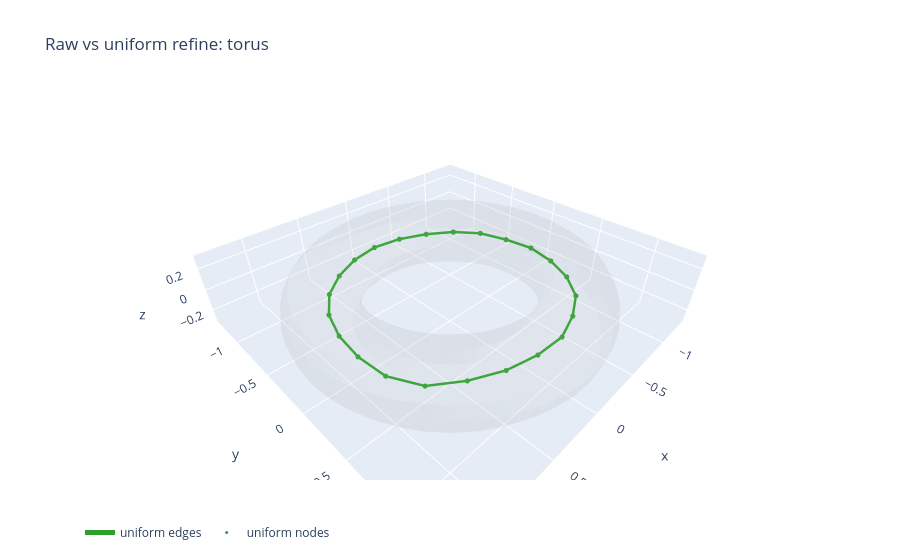

The code cell stored with this chart in its notebook:
### Code cell
def _overlay_skeletons(
    mesh: tm.Trimesh,
    skels: list[tuple[Skeleton, str, str]],
    *,
    title: str,
) -> go.Figure:
    """Plot several skeletons on the same mesh (different colors)."""
    V = np.asarray(mesh.vertices, dtype=float)
    F = np.asarray(mesh.faces, dtype=int)
    traces: list = [
        go.Mesh3d(
            x=V[:, 0], y=V[:, 1], z=V[:, 2],
            i=F[:, 0], j=F[:, 1], k=F[:, 2],
            color="#CCCCCC", opacity=0.12, name="mesh", flatshading=True,
        )
    ]
    for sk, name, color in skels:
        P = np.asarray(sk.nodes, dtype=float)
        E = np.asarray(sk.edges, dtype=int)
        xs, ys, zs = [], [], []
        for a, b in E:
            pa, pb = P[int(a)], P[int(b)]
            xs += [float(pa[0]), float(pb[0]), None]
            ys += [float(pa[1]), float(pb[1]), None]
            zs += [float(pa[2]), float(pb[2]), None]
        traces.append(
            go.Scatter3d(
                x=xs, y=ys, z=zs, mode="lines",
                line=dict(color=color, width=5), name=f"{name} edges",
            )
        )
        traces.append(
            go.Scatter3d(
                x=P[:, 0], y=P[:, 1], z=P[:, 2], mode="markers",
                marker=dict(size=3, color=color), name=f"{name} nodes",
            )
        )
    fig = go.Figure(data=traces)
    fig.update_layout(title=title, scene_aspectmode="data", legend=dict(orientation="h"))
    return fig


fig_compare = _overlay_skeletons(
    mesh,
    [
        # (skel_raw, "raw", "#1f77b4"),
        # (skel_uniform, "uniform", "#2ca02c"),
        (skel_frac, "uniform", "#2ca02c")
    ],
    title=f"Raw vs uniform refine: {mesh_name}",
)
fig_compare

### Figure 1 — Plotly figure (JSON) as saved in the notebook; plotly's stock layout.template omitted (floating-point values rounded to 4 significant figures; data arrays with more than 128 entries replaced by an {"elided": "..."} marker saying what was removed)
{"data": [{"color": "#CCCCCC", "flatshading": true, "i": {"elided": "1536 int values"}, "j": {"elided": "1536 int values"}, "k": {"elided": "1536 int values"}, "name": "mesh", "opacity": 0.12, "type": "mesh3d", "x": {"elided": "768 float values"}, "y": {"elided": "768 float values"}, "z": {"elided": "768 float values"}}, {"line": {"color": "#2ca02c", "width": 5}, "mode": "lines", "name": "uniform edges", "type": "scatter3d", "x": [0.5098, 0.7161, null, 0.5098, 0.2701, null, 0.7161, 0.8628, null, 0.8628, 0.9444, null, 0.9444, 0.9742, null, 0.9742, 0.9546, null, 0.9546, 0.8347, null, 0.8347, 0.6187, null, 0.6187, 0.376, null, 0.376, 0.1161, null, 0.1161, -0.1515, null, -0.1515, -0.4066, null, -0.4066, -0.6444, null, -0.6444, -0.8204, null, -0.8204, -0.9364, null, -0.9364, -0.9958, null, -0.9958, -0.9582, null, -0.9582, -0.8797, null, -0.8797, -0.7148, null, -0.7148, -0.4966, null, -0.4966, -0.2516, null, -0.2516, 0.01356, null, 0.01356, 0.2701, null], "y": [-0.8008, -0.6303, null, -0.8008, -0.9211, null, -0.6303, -0.4092, null, -0.4092, -0.1539, null, -0.1539, 0.1114, null, 0.1114, 0.3789, null, 0.3789, 0.6169, null, 0.6169, 0.7714, null, 0.7714, 0.8852, null, 0.8852, 0.9436, null, 0.9436, 0.9547, null, 0.9547, 0.8784, null, 0.8784, 0.7547, null, 0.7547, 0.554, null, 0.554, 0.3138, null, 0.3138, 0.0542, null, 0.0542, -0.2088, null, -0.2088, -0.4651, null, -0.4651, -0.6698, null, -0.6698, -0.823, null, -0.823, -0.9314, null, -0.9314, -0.9708, null, -0.9708, -0.9211, null], "z": [-0.001214, -0.000465, null, -0.001214, -0.001558, null, -0.000465, -5.528e-05, null, -5.528e-05, 0.0001236, null, 0.0001236, 0.0003399, null, 0.0003399, 0.0005145, null, 0.0005145, 0.0003055, null, 0.0003055, 1.189e-06, null, 1.189e-06, -0.000698, null, -0.000698, -0.0005218, null, -0.0005218, -0.0007291, null, -0.0007291, -0.0006966, null, -0.0006966, -0.0002071, null, -0.0002071, 0.00069, null, 0.00069, 0.001779, null, 0.001779, 0.001812, null, 0.001812, 0.001042, null, 0.001042, 0.0003582, null, 0.0003582, 0.0001324, null, 0.0001324, 7.213e-05, null, 7.213e-05, -0.0001536, null, -0.0001536, 0.0003028, null, 0.0003028, -0.001558, null]}, {"marker": {"color": "#2ca02c", "size": 3}, "mode": "markers", "name": "uniform nodes", "type": "scatter3d", "x": [0.5098, 0.7161, 0.8628, 0.9444, 0.9742, 0.9546, 0.8347, 0.6187, 0.376, 0.1161, -0.1515, -0.4066, -0.6444, -0.8204, -0.9364, -0.9958, -0.9582, -0.8797, -0.7148, -0.4966, -0.2516, 0.01356, 0.2701], "y": [-0.8008, -0.6303, -0.4092, -0.1539, 0.1114, 0.3789, 0.6169, 0.7714, 0.8852, 0.9436, 0.9547, 0.8784, 0.7547, 0.554, 0.3138, 0.0542, -0.2088, -0.4651, -0.6698, -0.823, -0.9314, -0.9708, -0.9211], "z": [-0.001214, -0.000465, -5.528e-05, 0.0001236, 0.0003399, 0.0005145, 0.0003055, 1.189e-06, -0.000698, -0.0005218, -0.0007291, -0.0006966, -0.0002071, 0.00069, 0.001779, 0.001812, 0.001042, 0.0003582, 0.0001324, 7.213e-05, -0.0001536, 0.0003028, -0.001558]}], "layout": {"legend": {"orientation": "h"}, "scene": {"aspectmode": "data"}, "title": {"text": "Raw vs uniform refine: torus"}}}
